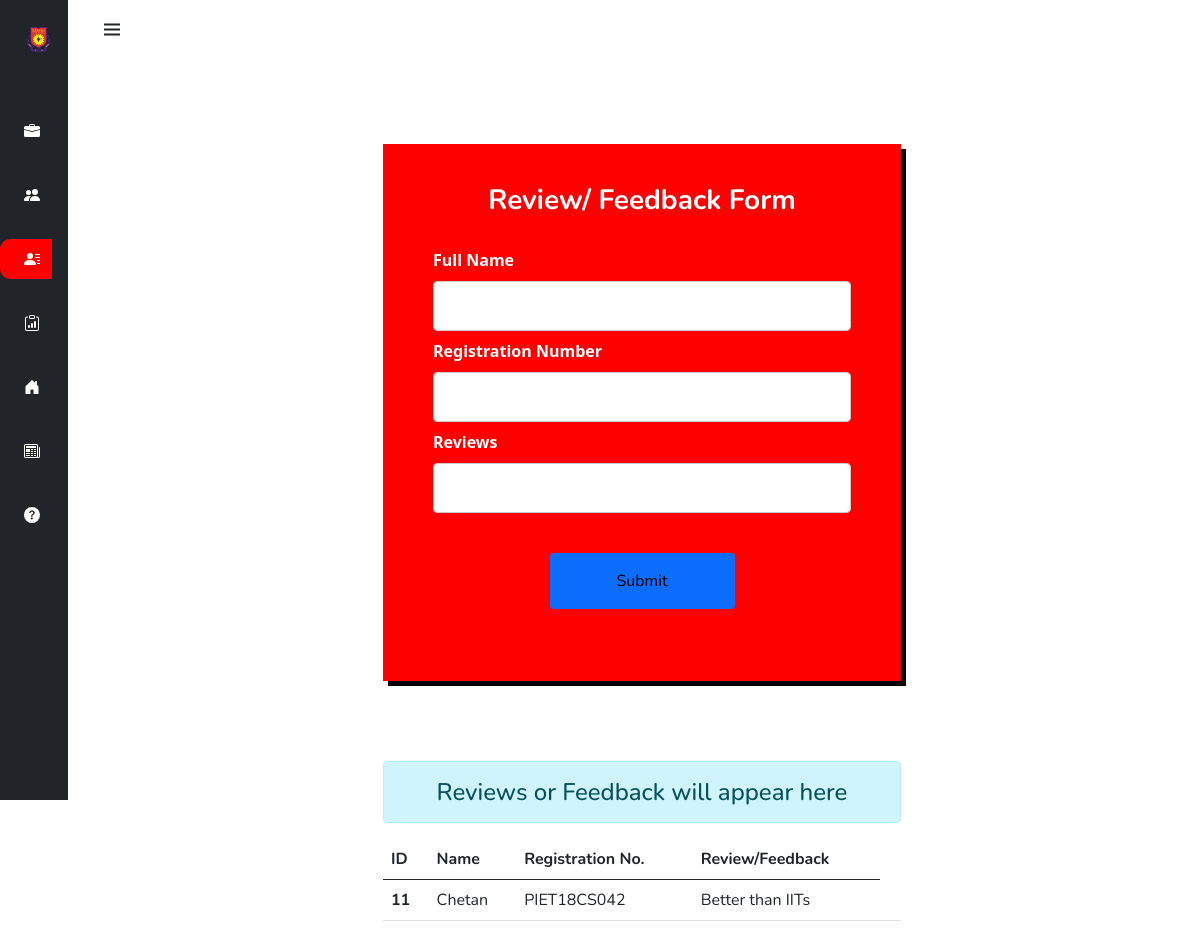
The app's page /revu, older data.
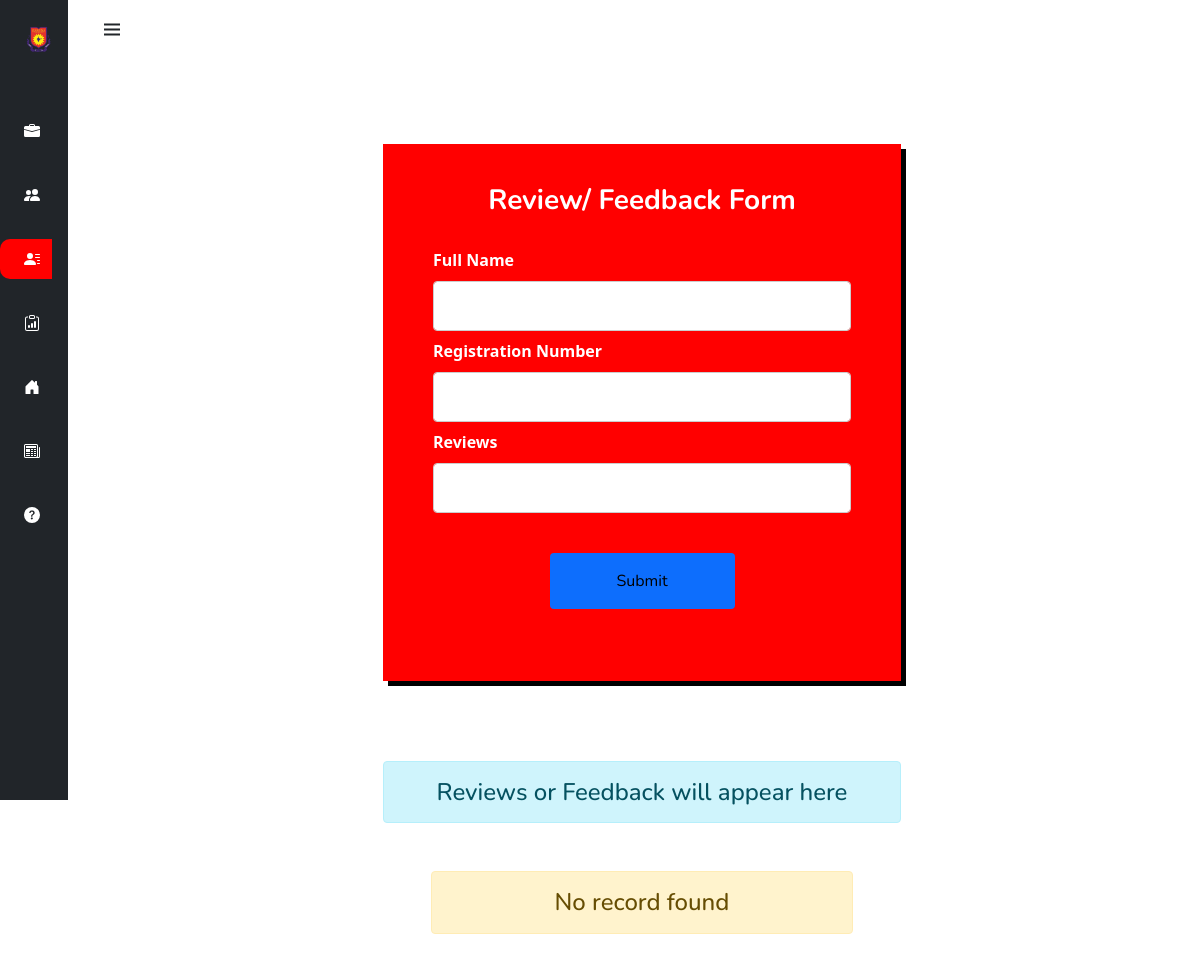
The same page, newer data.
### faculty_app/models.py (models this page shows)
class Feedback(models.Model):
    user_name = models.CharField(max_length=100)
    reg_id =  models.CharField(max_length=100)
    review = models.TextField()

### faculty_app/views.py (the view, shortened to what this page needs)
# urls.py: path('revu',views.review,name="review"),
def review(request):
    peak=""
    peak = Feedback.objects.all()
    messages.info(request, None)
    return render(request,"review.html",{'views':peak})

### faculty_app/templates/review.html (shortened to what this page needs)
<!DOCTYPE html>
<html lang="en">
<head>
    {% load static %}
    <link rel="stylesheet" href="https://cdn.jsdelivr.net/npm/bootstrap@5.0.1/dist/css/bootstrap.min.css">
    <link rel="stylesheet" href="https://cdn.jsdelivr.net/npm/boxicons@latest/css/boxicons.min.css">
</head>
<body id="body-pd">
    <header class="header" id="header">
        <div class="header_toggle"> <i class='bx bx-menu' id="header-toggle"></i> </div>
    </header>
    <div class="l-navbar" id="nav-bar">
        <nav class="nav">
            <div class="scr">
                <a style="color:white; font-weight:700;" href="{% url 'home' %}" class="nav_logo">
                    <span class="nav_logo-name">
                        <img style="padding-right:30px;" class="nav-icon" src="{% static 'img\POORNIMA.png' %}" width=60 height=30>
                    </span>POORNIMA</a>
                <hr>
                <div class="nav_list">
                    <a href="{% url 'placement' %}" class="nav_link" title="Placement">
                    </a>
                    <a href="{% url 'current_student' %}" class="nav_link" title="Current Student">
                    </a> <a href="{% url 'current_faculty' %}" class="nav_link active" title="Current Faculty">
                    </a> <a href="#" class="nav_link" title="Career">
                    </a> <a href="{% url 'hostal' %}" class="nav_link" title="Hostel">
                        <span class="nav_name">Hostel</span> </a>
                    <a href="https://ieeexplore.ieee.org/Xplore/home.jsp" class="nav_link " title="IEEE Xplore">
                    </a>
                    <a href="{% url 'about' %}" class="nav_link" title="About">
                    </a>
                </div>
            </div>
        </nav>
    </div>
    <div class="container-fluid">
        <div class="row">
            <div class="col-md-6" style="margin: 0 auto;">
                <div class="form_container"
                    style="box-shadow: 5px 5px black;padding: 40px 50px;align-items: center; margin:5rem auto;background-color: red   ">
                    <form action="{% url 'review' %}" method="POST">
                        <h1 style="text-align: center;color: white; font-size: 28px;font-weight:bolder  ">Review/ Feedback Form </h1>
                        <div style="margin-top: 30px;">
                            <label class="validation-error hide" id="fullNameValidationError">Full Name</label>
                            <input class="form-control input-md" type="text" name="name" id="fullName">
                        </div>
                        <div>
                            <label>Registration Number</label>
                            <input class="form-control input-md" type="text" name="reg_no" id="reg_no">
                        </div>
                        <div>
                            <label>Reviews</label>
                            <input class="form-control input-lg" type="text" name="review" id="review">
                        </div>
                        <div class="row" style="margin: 2rem auto;">
                            <div class="d-grid gap-2 col-6 mx-auto form-action-buttons">
                                <button class="btn btn-primary" type="submit" value="submit">Submit</button>
                            </div>
                        </div>
                    </form>
                </div>
                <div class="col-lg-12 offset 1">
                    <h4 class="lg-24 text-center alert alert-info">Reviews or Feedback will appear here</h4>
                    {% if views %}
                        <table class="table table-hover">
                            <thead>
                            <tr>
                                <th scope="col">ID</th>
                                <th scope="col">Name</th>
                                <th scope="col">Registration No.</th>
                                <th scope="col">Review/Feedback</th>
                            </tr>
                            </thead>
                            <tbody>
                                {% for record in views %}
                                    <tr>
                                        <th scope="row">{{record.id}}</th>
                                        <td>{{record.user_name}}</td>
                                        <td>{{record.reg_id}}</td>
                                        <td>{{record.review}}</td>
                                        <td>
                                        </td>
                                    </tr>
                                {% endfor %}
                            </tbody>
                        </table>
                    {% else %}
                    <h4 class="m-5 text-center alert alert-warning">No record found</h4>
                    {% endif %}
                </div>
            </div>
        </div>
    </div>
</body>
</html>

### faculty_app/templates/review.html (style rules this page uses)
:root { --header-height: 3rem; --nav-width: 68px; --first-color: rgb(33, 37, 41); --first-color-light: #ffffff; --white-color: #ffffff; --body-font: 'Nunito', sans-serif; --normal-font-size: 1rem; --z-fixed: 100; }
body { position: relative; margin: var(--header-height) 0 0 0; padding: 0 1rem; font-family: var(--body-font); font-size: var(--normal-font-size); transition: .5s; }
a { text-decoration: none !important; }
a:link { text-decoration: none !important; }
.header { width: 100%; height: var(--header-height); position: fixed; top: 0; left: 0; display: flex; align-items: center; justify-content: space-between; padding: 0 1rem; background-color: var(--white-color); z-index: var(--z-fixed); transition: .5s; }
.header_toggle { color: var(--first-color); font-size: 1.5rem; cursor: pointer }
.l-navbar { position: fixed; top: 0; left: -30%; width: var(--nav-width); height: 100vh; background-color: var(--first-color); padding: .5rem 1rem 0 0; transition: .5s; z-index: var(--z-fixed); }
.nav { height: 100%; display: flex; flex-direction: column; justify-content: space-between; overflow: hidden; }
.nav_logo, .nav_link { display: grid; grid-template-columns: max-content max-content; align-items: center; column-gap: 1rem; padding: .5rem 0 .5rem 1.5rem }
.scr { overflow-y: scroll; }
.nav_logo { margin-bottom: 2rem }
.nav_logo-name { color: var(--white-color); font-weight: bold; color: red; margin-right: 20px; }
.nav_link { position: relative; text-decoration: none; color: var(--first-color-light); margin-bottom: 1.5rem; transition: .3s; margin-right: 10px; }
.active { background-color: red; border-radius: 10px; }
@media screen and (min-width: 768px) { body { margin: calc(var(--header-height) + 1rem) 0 0 0; padding-left: calc(var(--nav-width) + 2rem); } }
@media screen and (min-width: 768px) { .header { height: calc(var(--header-height) + 1rem); padding: 0 2rem 0 calc(var(--nav-width) + 2rem); } }
@media screen and (min-width: 768px) { .l-navbar { left: 0; padding: 1rem 1rem 0 0; } }
.btn { border: none; color: black; padding: 16px 32px; text-align: center; font-size: 16px; transition: 0.3s; }
input[type=text], input[type=number] { width: 100%; padding: 12px 20px; margin: 8px 0; display: inline-block; border: 1px solid #ccc; border-radius: 4px; box-sizing: border-box; }
label { color: white; font-family: 'Segoe UI', Tahoma, Geneva, Verdana, sans-serif; font-weight: bolder; }

Row changes from the older to the newer data that the page shows:
removed Feedback: id "11", user_name "Chetan", reg_id "PIET18CS042", review "Better than IITs"
Text that changed along with them:
text no longer shown: "ID Name Registration No. Review/Feedback"
text now shown: "No record found"
